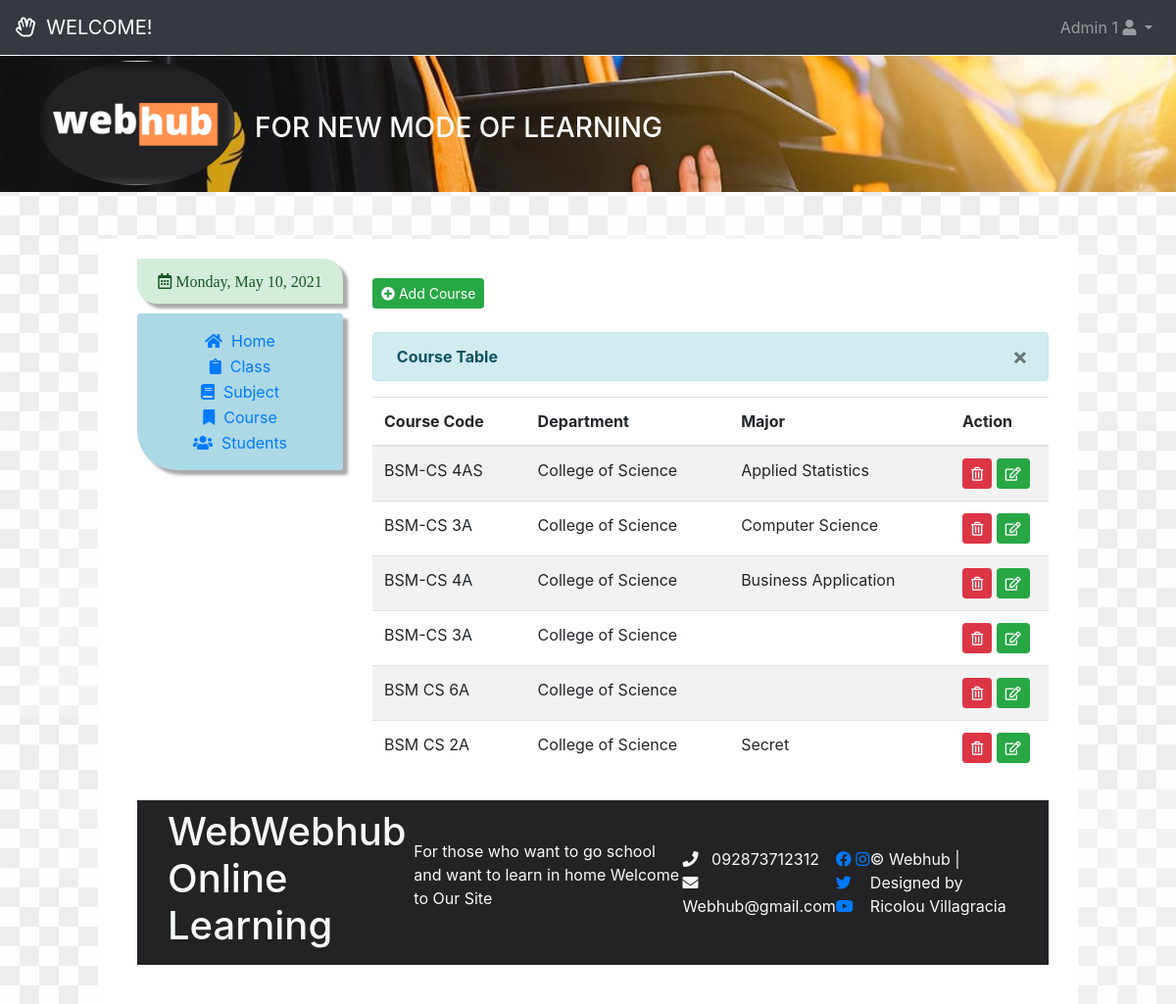
The page /course.php (signed in) on the database its author committed.
### tables this page shows
CREATE TABLE `course` (
  `course_id` int(11) NOT NULL,
  `aid` int(11) NOT NULL,
  `cys` varchar(50) NOT NULL,
  `department` varchar(50) NOT NULL,
  `major` varchar(50) NOT NULL
);

### course.php (the view, shortened to what this page needs)
<?php
    include"actions/connection.php";
    include"home/header.php";
    $session_aid = $_SESSION['aid'];
?>
  <?php
    $admin_query = mysqli_query($db,"select * from admin where aid='$session_aid'")or die(mysqli_error());
    $admin_row =  mysqli_fetch_array($admin_query);
    ?>
<nav class="mb-1 navbar navbar-expand-lg navbar-dark bg-dark">
  <a class="navbar-brand" href="#"><i class="far fa-hand-spock"></i>&nbsp;&nbsp;WELCOME!</a>
  <div class="collapse navbar-collapse" id="home">
    <ul class="navbar-nav ml-auto nav-flex-icons">
      <li class="nav-item dropdown">
        <a class="nav-link dropdown-toggle" id="shome" data-toggle="dropdown"
          aria-haspopup="true" aria-expanded="false"><?php echo $admin_row['aname'] . " " . $admin_row['aid']; ?>
          <i class="fas fa-user"></i>
        </a>
      </li>
    </ul>
  </div>
</nav>
<header class="header">
  <div class="container-fluid mt-3">
    <div class="container-fluid">
      <div class="row">
        <div class="col-lg-10">
          <a class="navbar-brand" href="#">
           <img src="assets/img/logo3.png" alt="Logo" class="rounded-circle" style="width: 200px;"></a>
            <h3 class="text-left" style="margin-top: -80px; margin-left: 220px; color: white;">FOR NEW MODE OF LEARNING</h3>
        </div>
      </div>
    </div>
  </div>
</header>
<div class="sidebar">
   <div class="container-fluid mt-5">
    <div class="container-fluid">
      <div class="row">
        <div class="col-lg-3">
          <div class="alert-index alert-success" id="alert">
                        <i class="far fa-calendar-alt" id="calendar">
                        <?php
                        $Today = date('y-m-d');
                        $new = date('l, F d, Y', strtotime($Today));
                        echo $new;
                        ?></i>
          </div>
          <ul class="col1">
            <li><a href="teacher_home.php"><i class="fas fa-home"></i>&nbsp;&nbsp;Home</a></li>
            <li><a href="teacher_class.php"><i class="fas fa-clipboard"></i>&nbsp;&nbsp;Class</a></li>
            <li><a href="teacher_subject.php"><i class="fas fa-book"></i>&nbsp;&nbsp;Subject</a></li>
            <li><a href="course.php"><i class="fas fa-bookmark"></i>&nbsp;&nbsp;Course</a></li>
            <li><a href="students.php"><i class="fas fa-users"></i>&nbsp;&nbsp;Students</a></li>
          </ul>
        </div>
                        <div class="col-lg-9" id="col2">
                            <a href="add_course.php" class="btn btn-success btn-sm" id="close"><i class="fas fa-plus-circle"></i>&nbsp;Add Course</a><br><br>
                        <div class="hero-unit-3">
                            <table cellpadding="0" cellspacing="0" border="0" class="table table-striped table-hover" id="example">
                                <div class="alert alert-info">
                                    <button type="button" class="close" data-dismiss="alert">&times;</button>
                                    <strong><i class="icon-user icon-large"></i>&nbsp;Course Table</strong>
                                </div>
                                <thead>
                                    <tr>
                                        <th>Course Code</th>
                                        <th>Department</th>
                                        <th>Major</th>
                                        <th>Action</th>
                                    </tr>
                                </thead>
                                <tbody>
                                    <?php
                                    $query = mysqli_query($db,"select * from course") or die(mysqli_error());
                                    while ($row = mysqli_fetch_array($query)) {
                                        $course_id = $row['course_id'];
                                        ?>
                                        <tr>
                                    <td><?php echo $row['cys']; ?></td>
                                    <td><?php echo $row['department']; ?></td>
                                    <td><?php echo $row['major']; ?></td>
                                    <td width="100">
                                        <a rel="tooltip"  title="Delete Course" id="d<?php echo $course_id; ?>" href="#course_id<?php echo $course_id; ?>" role="button"  data-toggle="modal" class="btn btn-danger btn-sm"><i class="far fa-trash-alt"></i></a>
                                        <a rel="tooltip"  title="Edit Course" id="e<?php echo $course_id; ?>" href="add_course.php?id=<?php echo $row['course_id'] ?>" class="btn btn-success btn-sm"><i class="far fa-edit"></i></a>
                                    </td>
                                    </tr>
                                <?php } ?>
                                </tbody>
                            </table>
                        </div>
                    </div>
                </div>
                <?php include('footer.php'); ?>

### home/header.php (shortened to what this page needs)
<!DOCTYPE html>
<html lang="en">
    <head>
        <link rel="stylesheet" href="assets/css/index.css" type="text/css">
        <link rel="stylesheet" href="assets/css/home.css" type="text/css">
        <link rel="stylesheet" href="https://use.fontawesome.com/releases/v5.8.2/css/all.css">
        <link rel="stylesheet" href="https://maxcdn.bootstrapcdn.com/bootstrap/4.5.2/css/bootstrap.min.css">
    </head>

### home/footer.php (shortened to what this page needs)
</body>
<footer id="footer">
<nav class="navbar navbar-expand-sm bg-dark-custom_home">
    <div class="container-fluid justify-content-center text-light">
    <h1 class="logo-text"><span>Web</span>Webhub Online Learning</h1>
    <p>
         For those who want to go school and want to learn in home
                       Welcome to Our Site
        </p>
        <div class="contact">
          <span><i class="fas fa-phone"></i> &nbsp; 092873712312</span>
          <span><i class="fas fa-envelope"></i> &nbsp; Webhub@gmail.com</span>
        </div>
        <div class="socials">
          <a href="#"><i class="fab fa-facebook"></i></a>
          <a href="#"><i class="fab fa-instagram"></i></a>
          <a href="#"><i class="fab fa-twitter"></i></a>
          <a href="#"><i class="fab fa-youtube"></i></a>
        </div>
        <div class="footer-bottom">
      &copy; Webhub | Designed by Ricolou Villagracia
    </div>
    </div>
 </nav>
</footer>
        </body>
</html>

### assets/css/index.css (style rules this page uses)
* { box-sizing: border-box; }
.header { background: url(http://localhost/16/assets/img/4.jpg); padding: 0 0 40px 10px; margin-top: -15px; width: 100%; }
.sidebar { background: white; padding: 0 0 40px 10px; margin: 0 100px 0 100px; }
#alert { margin-top: 20px; margin-bottom: 10px; border-radius: 1px 20px; box-shadow: 5px 5px 3px #aaaaaa; text-align: center; }
#calendar { margin: 15px; }
.col1 { list-style-type: none; background: lightblue; margin-top: 10px; border-radius: 3px 3px 3px 40px; padding: 15px; box-shadow: 5px 5px 3px #aaaaaa; }
.col1 li { text-align: center; padding: 1px; }
.col1 i { -webkit-transition: 0.4s ease-out; -moz-transition: 0.4s ease-out; transition: 0.4s ease-out; }
#col2 { margin: 40px 0 10px 0; }
#footer { height: 10%; }

### assets/css/home.css (style rules this page uses)
.bg-dark-custom_home { background-color: #232325; }

### rows shown on the page
course: cys "BSM-CS 4AS", department "College of Science", major "Applied Statistics"
course: cys "BSM-CS 3A", department "College of Science", major "Computer Science"
course: cys "BSM-CS 4A", department "College of Science", major "Business Application"
course: cys "BSM-CS 3A", department "College of Science"
course: cys "BSM CS 6A", department "College of Science"
course: cys "BSM CS 2A", department "College of Science", major "Secret"

### other values the page prints
$admin_row['aname'] "Admin"
$admin_row['aid'] "1"
